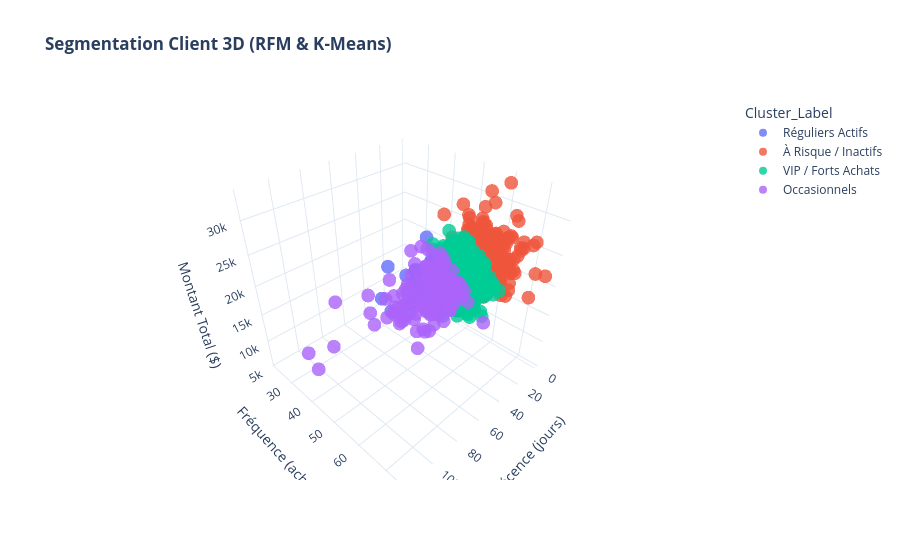

Write notebook code for a chart like this one.
### Markdown cell above
### Performance géographique et catégorielle

* La matrice croisée région/catégorie révèle les **pôles de rentabilité sectoriels**. Par exemple, la région abritant le pôle économique principal (ex: *Lagunes / Abidjan*) se distingue par une surconsommation marquée des gammes "Informatique" et "Téléphonie haut de gamme", tandis que d'autres régions affichent un profil plus axé sur l'accessoire. Cela permet d'orienter le mix-marketing régional de manière chirurgicale.

### Code cell
# -----------------------------------------------------------------------------
# VISUALISATION 3 : Segmentation Client Avancée (RFM + K-Means + Scatter 3D)
# -----------------------------------------------------------------------------
date_ref = df["date"].max() + pd.Timedelta(days=1)
rfm = (
    df.groupby("client_id")
    .agg({
        "date": lambda x: (date_ref - x.max()).days,  # Récence (R)
        "transaction_id": "nunique",  # Fréquence (F)
        "montant_vente": "sum",  # Montant (M)
    })
    .reset_index()
)
rfm.columns = ["client_id", "Recence", "Frequence", "Montant"]

# Normalisation et clustering K-Means (4 clusters)
scaler = StandardScaler()
rfm_scaled = scaler.fit_transform(rfm[["Recence", "Frequence", "Montant"]])
kmeans = KMeans(n_clusters=4, random_state=42, n_init=10)
rfm["Cluster"] = kmeans.fit_predict(rfm_scaled)
rfm["Cluster_Label"] = rfm["Cluster"].map({
    0: "Occasionnels",
    1: "VIP / Forts Achats",
    2: "Réguliers Actifs",
    3: "À Risque / Inactifs",
})

fig3 = px.scatter_3d(
    rfm,
    x="Recence",
    y="Frequence",
    z="Montant",
    color="Cluster_Label",
    title="<b>Segmentation Client 3D (RFM & K-Means)</b>",
    labels={
        "Recence": "Récence (jours)",
        "Frequence": "Fréquence (achats)",
        "Montant": "Montant Total ($)",
    },
    opacity=0.8,
)
fig3.update_layout(template="plotly_white")
fig3.show()

### Figure 1 — Plotly figure (JSON) as saved in the notebook; plotly's stock layout.template omitted (floating-point values rounded to 4 significant figures; data arrays with more than 128 entries replaced by an {"elided": "..."} marker saying what was removed)
{"data": [{"hovertemplate": "Cluster_Label=Réguliers Actifs<br>Récence (jours)=%{x}<br>Fréquence (achats)=%{y}<br>Montant Total ($)=%{z}<extra></extra>", "legendgroup": "Réguliers Actifs", "marker": {"color": "#636efa", "opacity": 0.8, "symbol": "circle"}, "mode": "markers", "name": "Réguliers Actifs", "scene": "scene", "showlegend": true, "type": "scatter3d", "x": {"elided": "222 int values"}, "y": {"elided": "222 int values"}, "z": {"elided": "222 float values"}}, {"hovertemplate": "Cluster_Label=À Risque / Inactifs<br>Récence (jours)=%{x}<br>Fréquence (achats)=%{y}<br>Montant Total ($)=%{z}<extra></extra>", "legendgroup": "À Risque / Inactifs", "marker": {"color": "#EF553B", "opacity": 0.8, "symbol": "circle"}, "mode": "markers", "name": "À Risque / Inactifs", "scene": "scene", "showlegend": true, "type": "scatter3d", "x": {"elided": "249 int values"}, "y": {"elided": "249 int values"}, "z": {"elided": "249 float values"}}, {"hovertemplate": "Cluster_Label=VIP / Forts Achats<br>Récence (jours)=%{x}<br>Fréquence (achats)=%{y}<br>Montant Total ($)=%{z}<extra></extra>", "legendgroup": "VIP / Forts Achats", "marker": {"color": "#00cc96", "opacity": 0.8, "symbol": "circle"}, "mode": "markers", "name": "VIP / Forts Achats", "scene": "scene", "showlegend": true, "type": "scatter3d", "x": {"elided": "378 int values"}, "y": {"elided": "378 int values"}, "z": {"elided": "378 float values"}}, {"hovertemplate": "Cluster_Label=Occasionnels<br>Récence (jours)=%{x}<br>Fréquence (achats)=%{y}<br>Montant Total ($)=%{z}<extra></extra>", "legendgroup": "Occasionnels", "marker": {"color": "#ab63fa", "opacity": 0.8, "symbol": "circle"}, "mode": "markers", "name": "Occasionnels", "scene": "scene", "showlegend": true, "type": "scatter3d", "x": {"elided": "151 int values"}, "y": {"elided": "151 int values"}, "z": {"elided": "151 float values"}}], "layout": {"legend": {"title": {"text": "Cluster_Label"}, "tracegroupgap": 0}, "scene": {"domain": {"x": [0, 1], "y": [0, 1]}, "xaxis": {"title": {"text": "Récence (jours)"}}, "yaxis": {"title": {"text": "Fréquence (achats)"}}, "zaxis": {"title": {"text": "Montant Total ($)"}}}, "title": {"text": "<b>Segmentation Client 3D (RFM & K-Means)</b>"}}}
